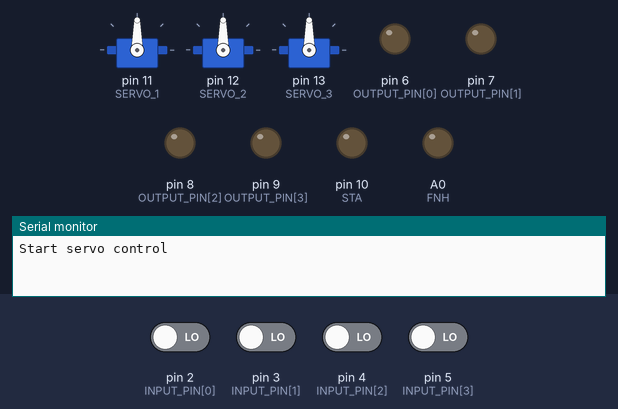
A sketch run on a simulated Arduino Uno, built with avr-gcc and run on an emulated ATmega328P. On the bench: 3 × servo, output pins drawn as LEDs (lit = HIGH), the last lines printed to the serial monitor. Dashed ring = blinking. The inputs (shaded band) are chosen by the test bench; at power-on: pin 2 (INPUT_PIN[0]), pin 3 (INPUT_PIN[1]), pin 4 (INPUT_PIN[2]), pin 5 (INPUT_PIN[3]) LOW.

Above: at 1.2 s.
1.3 s: pin 2 (INPUT_PIN[0]) driven HIGH
At 3.2 s:
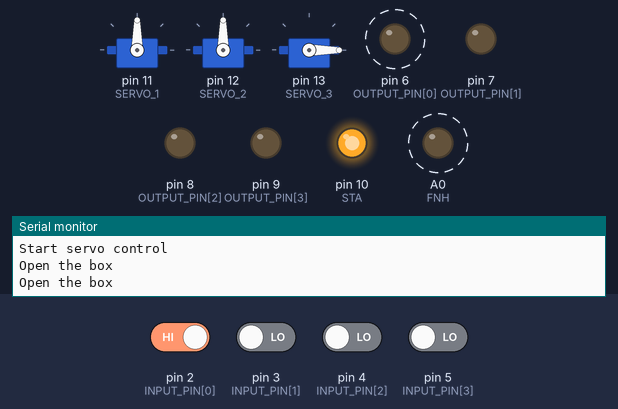
4.3 s: pin 2 (INPUT_PIN[0]) driven LOW
At 5.6 s:
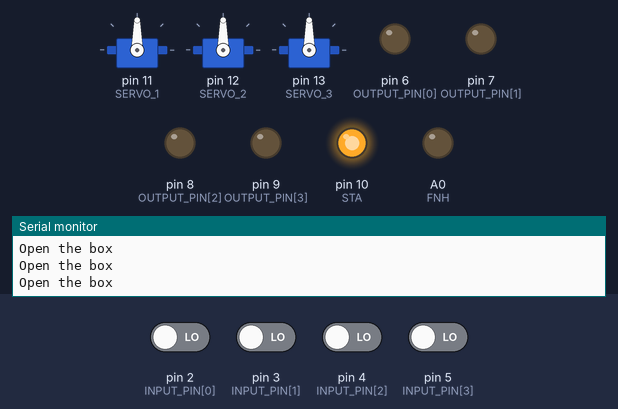
5.9 s: pin 3 (INPUT_PIN[1]) driven HIGH
At 6.05 s:
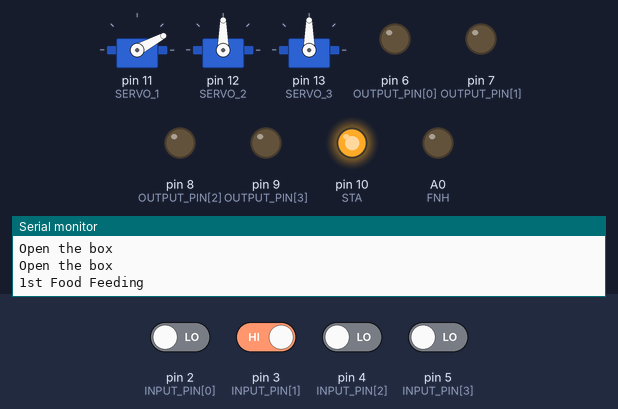
8.9 s: pin 2 (INPUT_PIN[0]) driven HIGH
At 9.8 s:
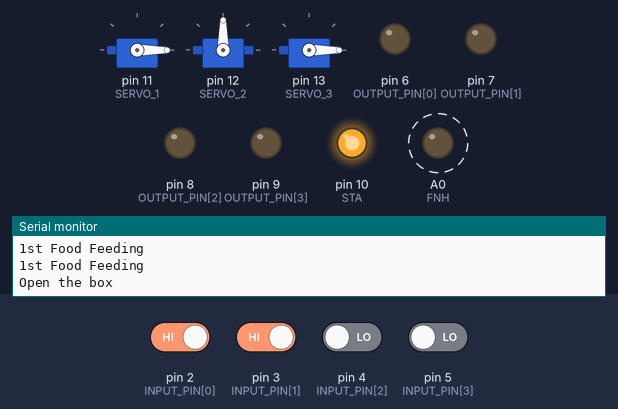
11.9 s: pin 2 (INPUT_PIN[0]) driven LOW
At 13.0 s:
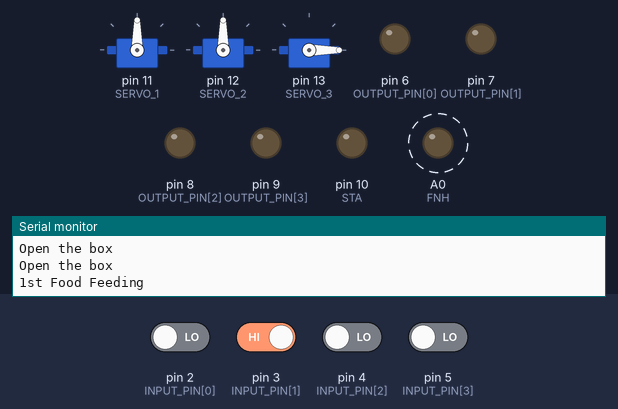
14.9 s: pin 3 (INPUT_PIN[1]) driven LOW
At 16.5 s:
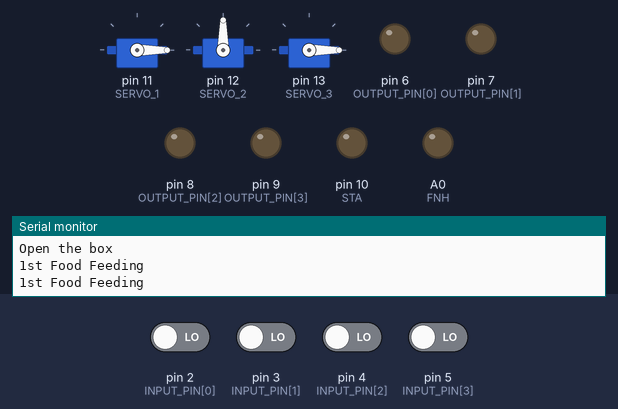
Timing chart, 0 to 17.7 s (numbered marks = the images above; inputs shaded):
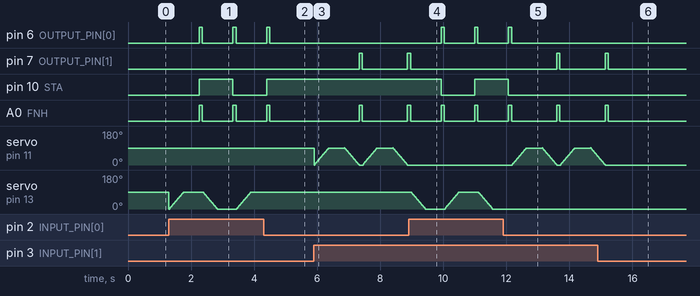

Measured:
- after the input at 1.3 s, pin 6 (OUTPUT_PIN[0]), A0 (FNH): alternates HIGH for 0.10 s and LOW for 0.97 s, starting after 0.96 s; pin 10 (STA): LOW → HIGH after 0.96 s, → LOW 1.1 s later
- after the input at 4.3 s, pin 6 (OUTPUT_PIN[0]), A0 (FNH): goes on until 4.5 s, then stays LOW; pin 10 (STA): goes on until 4.4 s, then stays HIGH; servo on pin 13 (SERVO_3): stops changing and stays 90°
- after the input at 8.9 s, pin 6 (OUTPUT_PIN[0]): alternates HIGH for 0.10 s and LOW for 0.97 s, starting after 1.0 s; pin 7 (OUTPUT_PIN[1]): goes on until 9.0 s, then stays LOW; pin 10 (STA): HIGH → LOW after 1.0 s, → HIGH 1.1 s later; servo on pin 11 (SERVO_1): stops changing and stays 0°
- after the input at 11.9 s, pin 6 (OUTPUT_PIN[0]): goes on until 12.2 s, then stays LOW; pin 7 (OUTPUT_PIN[1]): LOW → HIGH after 1.7 s, → LOW 0.10 s later
- after the input at 14.9 s, pin 7 (OUTPUT_PIN[1]), A0 (FNH): goes on until 15.2 s, then stays LOW; servo on pin 11 (SERVO_1): goes on until 15.1 s, then stays 0°

The sketch:

servo_control.ino
```cpp
#include <Servo.h>

/* ========= Servo setup =========== */
Servo servoFoodLid1;
Servo servoFoodLid2;
Servo servoBucketLid;

Servo myServo[3] = {servoFoodLid1, servoFoodLid2, servoBucketLid};
int pos[3] = {0, 0, 0};

#define FOODLID_1 0
#define FOODLID_2 1
#define BUCKETLID 2

#define SERVO_1 11
#define SERVO_2 12
#define SERVO_3 13
/* ================================= */

// imput pin
// 2, 3, 4, 5 => MODE
const int INPUT_PIN[] = {2, 3, 4, 5};
#define MODE_1 2
#define MODE_2 3
#define MODE_3 4
#define MODE_4 5

// output pin
// 6, 7, 8, 9 => RDY || 10 => STA || 11 => FNH
const int OUTPUT_PIN[] = {6, 7, 8, 9, 10, A0};
#define RDY_M1_OPN 6
#define RDY_M2_FD_1 7
#define RDY_M3_FD_2 8
#define RDY_M4_MIX 9
#define STA 10
#define FNH A0

// state of plate box
// 0 =>  Closed || 1 =>  Opened
int state_open = 0;

void setup() {
  for (int i = 0; i < 4; i++) {
    pinMode(INPUT_PIN[i], INPUT);
  }
  for (int i = 0; i < 6; i++) {
    pinMode(OUTPUT_PIN[i], OUTPUT);
    digitalWrite(OUTPUT_PIN[i], LOW);
  }
  myServo[0].attach(SERVO_1);
  myServo[1].attach(SERVO_2);
  myServo[2].attach(SERVO_3);

  Serial.begin(9600);
  Serial.println("Start servo control");
  state_open = 0;
}

void singleTurn90(int index, char side) {
  if (side == 'r') {
    for (pos[index]  ; pos[index] <= 90; pos[index] += 1) {
      myServo[index].write(pos[index]);
      delay(5);
    }
  } else if (side == 'l') {
    for (pos[index]  ; pos[index] >= 0; pos[index] -= 1) {
      myServo[index].write(pos[index]);
      delay(5);
    }
  }
}

void multiTurn90(int index1, int index2, char side) {
  if (side == 'r') {
    pos[index2] = 90;
    for (pos[index1] = 0 ; pos[index1] <= 90; pos[index1] += 1) {
      myServo[index1].write(pos[index1]);
      myServo[index2].write(pos[index2]);
      pos[index2] -= 1;
      delay(5);
    }
  } else if (side == 'l') {
    pos[index2] = 0;
    for (pos[index1] = 90 ; pos[index1] >= 0; pos[index1] -= 1) {
      myServo[index1].write(pos[index1]);
      myServo[index2].write(pos[index2]);
      pos[index2] += 1;
      delay(5);
    }
  }
}

int readPin(int pin) {
  int val = digitalRead(pin);
  return val;
}

void servoControl(int MODE) {
  // servo method
  if (MODE == RDY_M1_OPN) {
    Serial.println("Open the box");
    if (state_open == 1) {
      singleTurn90(BUCKETLID, 'r');
    }
    else if (state_open == 0) {
      singleTurn90(BUCKETLID, 'l');
    }
    delay(500);
  }
  else if (MODE == RDY_M2_FD_1) {
    Serial.println("1st Food Feeding");
    singleTurn90(FOODLID_1, 'r');
    delay(500);
    singleTurn90(FOODLID_1, 'l');
  }
  else if (MODE == RDY_M3_FD_2) {
    Serial.println("2nd Food Feeding");
    singleTurn90(FOODLID_2, 'l');
    delay(500);
    singleTurn90(FOODLID_2, 'r');
  }
  else if (MODE == RDY_M4_MIX) {
    Serial.println("Mix Food Feeding");
    multiTurn90(FOODLID_1, FOODLID_2, 'r');
    delay(500);
    multiTurn90(FOODLID_1, FOODLID_2, 'l');
  }
  // end servo
  digitalWrite(MODE, HIGH);           // RDY
  digitalWrite(STA, state_open);      // STATUS
  digitalWrite(FNH, HIGH);            // FNH
  delay(100);
  digitalWrite(FNH, LOW);
  digitalWrite(MODE, LOW);
}

void loop() {
  if (readPin(MODE_1) == 1) {
    state_open = (state_open + 1) % 2;
    servoControl(RDY_M1_OPN);
  }
  else if (readPin(MODE_2) == 1) {
    servoControl(RDY_M2_FD_1);
  }
  else if (readPin(MODE_3) == 1) {
    servoControl(RDY_M3_FD_2);
  }
  else if (readPin(MODE_4) == 1) {
    servoControl(RDY_M4_MIX);
  }
}
```
